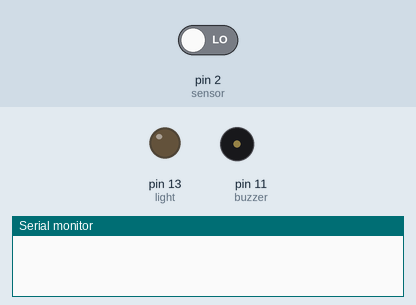
Recording of a sketch running on a simulated Arduino Uno, built with avr-gcc and run on an emulated ATmega328P. Shown: output pins drawn as LEDs (lit = HIGH), buzzer (waves = sounding), the last lines printed to the serial monitor. Inputs (shaded band) come from the test bench; at power-on: pin 2 (sensor) LOW.

Above: at 1.2 s.
1.3 s: pin 2 (sensor) driven HIGH
At 1.7 s:
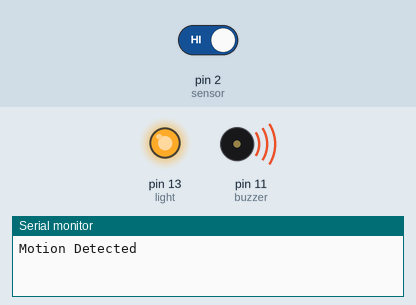
At 3.0 s:
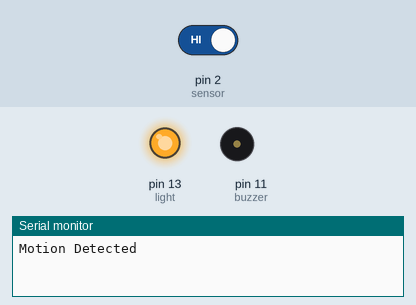
3.3 s: pin 2 (sensor) driven LOW
At 4.3 s:
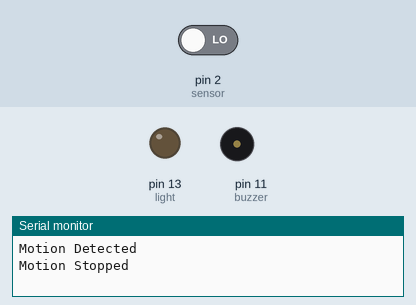
Timing chart, 0 to 6.3 s (numbered marks = the images above; inputs shaded):
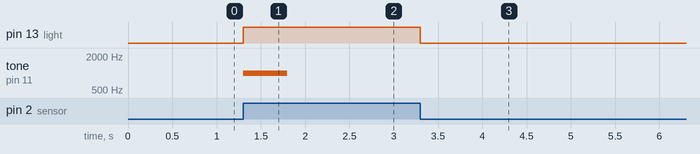

The sketch:

motion_detection.ino
```cpp
#include <Wire.h>

const int buzzer = 11;
const int light = 13;
const int sensor = 2;  // Sensor pin
int state = LOW;       // Motion state
int val = 0;           // Sensor value

void setup() {
    Serial.begin(9600);
    pinMode(buzzer, OUTPUT);
    pinMode(light, OUTPUT);
    pinMode(sensor, INPUT);  // Sensor as input
}

void loop() {
    val = digitalRead(sensor);  // Read sensor value

    if (val == HIGH && state == LOW) {  // Motion detected
        Serial.println("Motion Detected");
        digitalWrite(light, HIGH);
        tone(buzzer, 1000);  // Sound the buzzer
        delay(500);
        noTone(buzzer);
        state = HIGH;  // Update state to HIGH
    }
    else if (val == LOW && state == HIGH) {  // Motion stopped
        Serial.println("Motion Stopped");
        digitalWrite(light, LOW);
        state = LOW;  // Update state to LOW
    }

    delay(100);  // Short delay to prevent bouncing
}
```

Measured:
- after the input at 1.3 s, pin 13 (light): LOW → HIGH at once; tone on pin 11 (buzzer): silent → 1000 Hz at once, → silent 0.50 s later
- after the input at 3.3 s, pin 13 (light): HIGH → LOW at once
